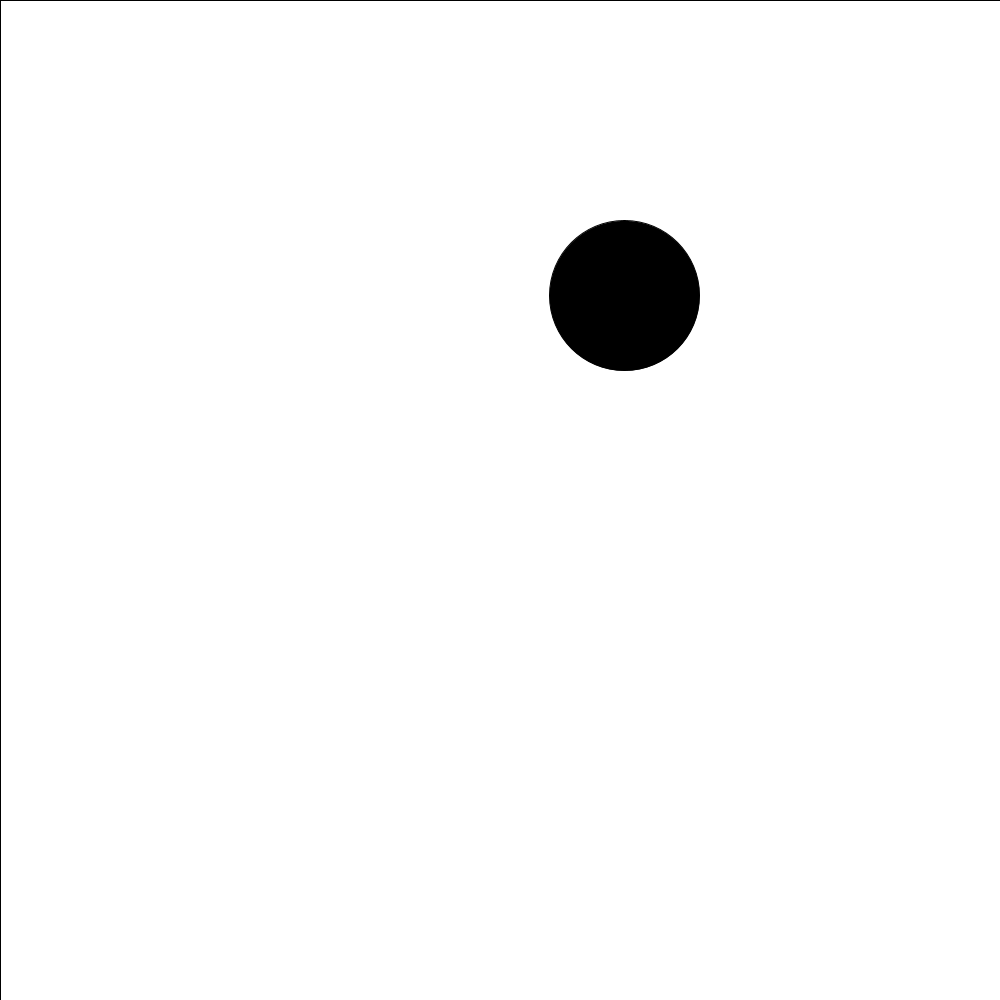
Frame 1 (no input)
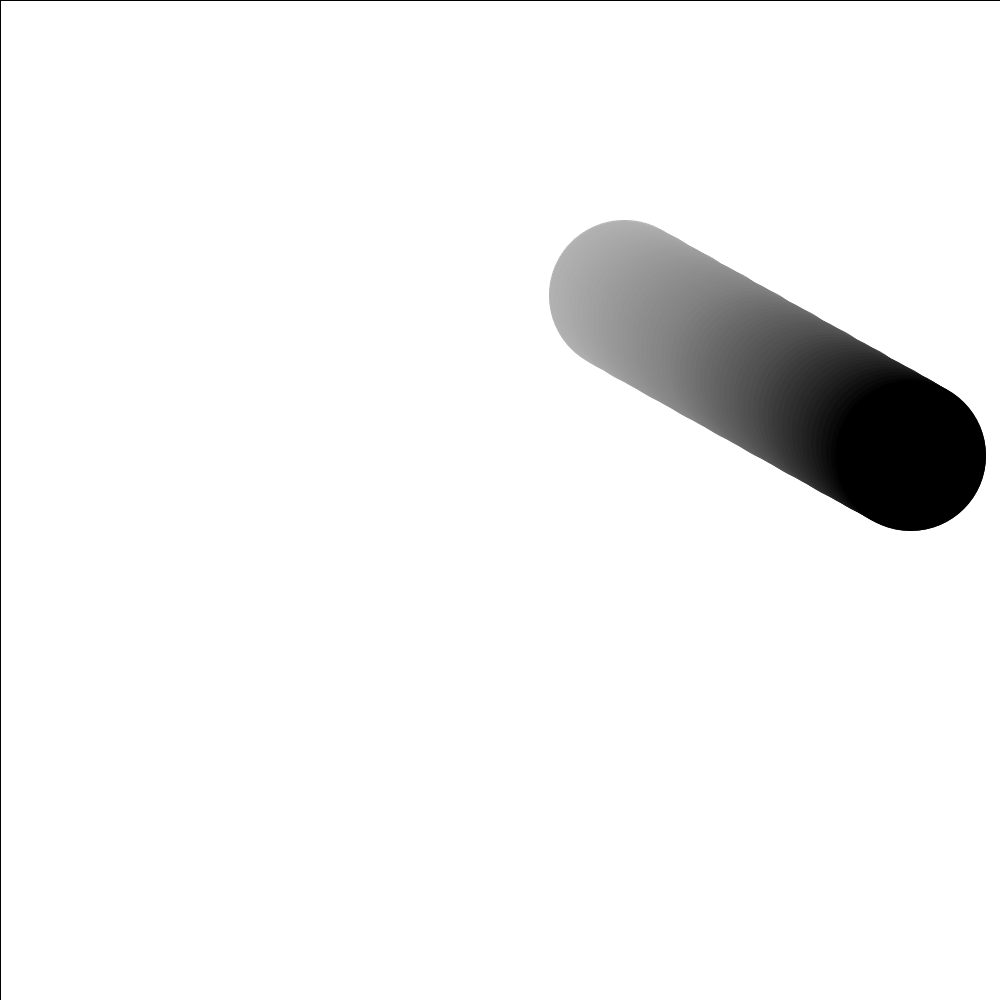
Frame 60 (the mouse pressed at the canvas centre just before this capture)
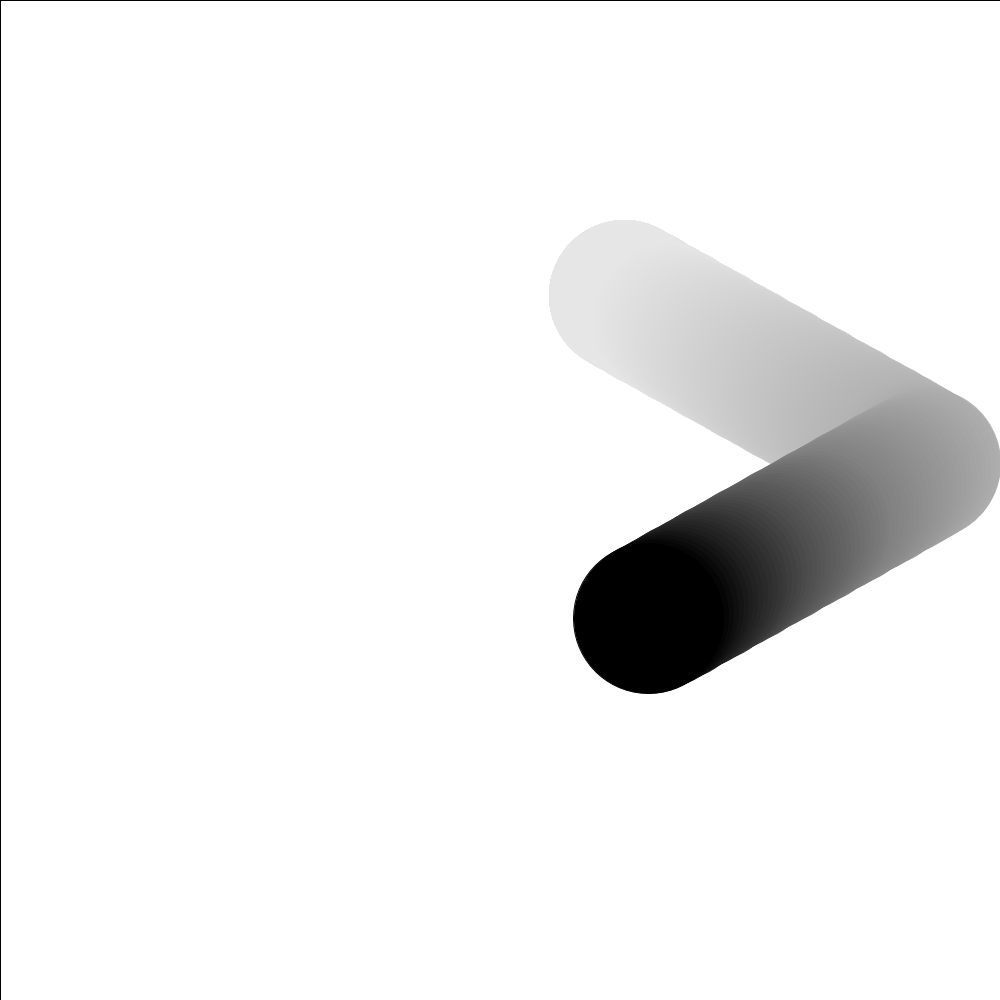
Frame 120 (the mouse held since frame 60 and released just before this capture)

The Processing sketch that drew these frames (run headless with seeded random() and noise(); from frame 60 on, the mouse is pressed at the canvas centre):

// Processing sketch: week3_bounce
// ── week3_bounce.pde
float x, y;
int d = 150;
float xSpeed, ySpeed;

void setup(){
  size (1000, 1000);
  background (255);
  x = random(75,925);
  y = random(75,925);
  xSpeed = (random(2,5));
  ySpeed = (random(2,5));  
}

void draw(){
  
   if (xSpeed == ySpeed){
    xSpeed = (random(1,5));
  ySpeed = (random(1,5));
  }
  
  fill(255,255,255,5);
  rect(0,0,width,height);
  
  fill(0);
  ellipse(x, y, d, d);
  if(x>(width-d/2) || x<(0+d/2)){
    xSpeed = -xSpeed;
  }
  if(y>(height-d/2) || y<(0+d/2)){
    ySpeed = -ySpeed;
  }
    
  x = x+xSpeed;
  y = y+ySpeed;
}
